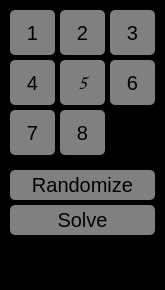
<?xml version="1.0" encoding="UTF-8"?>
<ui version="4.0">
 <class>Form</class>
 <widget class="QWidget" name="Form">
  <property name="geometry">
   <rect>
    <x>0</x>
    <y>0</y>
    <width>165</width>
    <height>290</height>
   </rect>
  </property>
  <property name="windowTitle">
   <string>Form</string>
  </property>
  <property name="styleSheet">
   <string notr="true">background-color: b;</string>
  </property>
  <widget class="QPushButton" name="bt1">
   <property name="geometry">
    <rect>
     <x>10</x>
     <y>10</y>
     <width>45</width>
     <height>45</height>
    </rect>
   </property>
   <property name="styleSheet">
    <string notr="true">background-color:grey;
border-radius: 5px;
border-radius: 5px;
border-radius:5px;
border-color:black;
color: b;
font-family: 'Comic Sans MS';
font-size: 20px;
text-decoration: none;
border:'solid';</string>
   </property>
   <property name="text">
    <string>1</string>
   </property>
  </widget>
  <widget class="QPushButton" name="bt2">
   <property name="geometry">
    <rect>
     <x>60</x>
     <y>10</y>
     <width>45</width>
     <height>45</height>
    </rect>
   </property>
   <property name="styleSheet">
    <string notr="true">background-color:grey;
border-radius: 5px;
border-radius: 5px;
border-radius:5px;
border-color:black;
color: b;
font-family: 'Comic Sans MS';
font-size: 20px;
text-decoration: none;
border:'solid';</string>
   </property>
   <property name="text">
    <string>2</string>
   </property>
  </widget>
  <widget class="QPushButton" name="bt3">
   <property name="geometry">
    <rect>
     <x>110</x>
     <y>10</y>
     <width>45</width>
     <height>45</height>
    </rect>
   </property>
   <property name="styleSheet">
    <string notr="true">background-color:grey;
border-radius: 5px;
border-radius: 5px;
border-radius:5px;
border-color:black;
color: b;
font-family: 'Comic Sans MS';
font-size: 20px;
text-decoration: none;
border:'solid';</string>
   </property>
   <property name="text">
    <string>3</string>
   </property>
  </widget>
  <widget class="QPushButton" name="bt6">
   <property name="geometry">
    <rect>
     <x>110</x>
     <y>60</y>
     <width>45</width>
     <height>45</height>
    </rect>
   </property>
   <property name="styleSheet">
    <string notr="true">background-color:grey;
border-radius: 5px;
border-radius: 5px;
border-radius:5px;
border-color:black;
color: b;
font-family: 'Comic Sans MS';
font-size: 20px;
text-decoration: none;
border:'solid';</string>
   </property>
   <property name="text">
    <string>6</string>
   </property>
  </widget>
  <widget class="QPushButton" name="bt5">
   <property name="geometry">
    <rect>
     <x>60</x>
     <y>60</y>
     <width>45</width>
     <height>45</height>
    </rect>
   </property>
   <property name="font">
    <font>
     <family>Comic Sans MS</family>
     <pointsize>-1</pointsize>
     <underline>false</underline>
     <strikeout>false</strikeout>
    </font>
   </property>
   <property name="styleSheet">
    <string notr="true">background-color:grey;
border-radius: 5px;
border-radius: 5px;
border-radius:5px;
border-color:black;
color: b;
font-family: 'Comic Sans MS';
font-size: 20px;
text-decoration: none;
border:'solid';</string>
   </property>
   <property name="text">
    <string>5</string>
   </property>
  </widget>
  <widget class="QPushButton" name="bt4">
   <property name="geometry">
    <rect>
     <x>10</x>
     <y>60</y>
     <width>45</width>
     <height>45</height>
    </rect>
   </property>
   <property name="styleSheet">
    <string notr="true">background-color:grey;
border-radius: 5px;
border-radius: 5px;
border-radius:5px;
border-color:black;
color: b;
font-family: 'Comic Sans MS';
font-size: 20px;
text-decoration: none;
border:'solid';</string>
   </property>
   <property name="text">
    <string>4</string>
   </property>
  </widget>
  <widget class="QPushButton" name="bt7">
   <property name="geometry">
    <rect>
     <x>10</x>
     <y>110</y>
     <width>45</width>
     <height>45</height>
    </rect>
   </property>
   <property name="styleSheet">
    <string notr="true">background-color:grey;
border-radius: 5px;
border-radius: 5px;
border-radius:5px;
border-color:black;
color: b;
font-family: 'Comic Sans MS';
font-size: 20px;
text-decoration: none;
border:'solid';</string>
   </property>
   <property name="text">
    <string>7</string>
   </property>
  </widget>
  <widget class="QPushButton" name="bt8">
   <property name="geometry">
    <rect>
     <x>60</x>
     <y>110</y>
     <width>45</width>
     <height>45</height>
    </rect>
   </property>
   <property name="styleSheet">
    <string notr="true">background-color:grey;
border-radius: 5px;
border-radius: 5px;
border-radius:5px;
border-color:black;
color: b;
font-family: 'Comic Sans MS';
font-size: 20px;
text-decoration: none;
border:'solid';</string>
   </property>
   <property name="text">
    <string>8</string>
   </property>
  </widget>
  <widget class="QPushButton" name="btsol">
   <property name="geometry">
    <rect>
     <x>10</x>
     <y>205</y>
     <width>145</width>
     <height>30</height>
    </rect>
   </property>
   <property name="styleSheet">
    <string notr="true">background-color:grey;
border-radius: 5px;
border-radius: 5px;
border-radius:5px;
border-color:black;
color: b;
font-family: 'Comic Sans MS';
font-size: 20px;
text-decoration: none;
border:'solid';</string>
   </property>
   <property name="text">
    <string>Solve</string>
   </property>
  </widget>
  <widget class="QLabel" name="movesLab">
   <property name="geometry">
    <rect>
     <x>10</x>
     <y>240</y>
     <width>140</width>
     <height>16</height>
    </rect>
   </property>
   <property name="font">
    <font>
     <family>comic sans ms</family>
    </font>
   </property>
   <property name="styleSheet">
    <string notr="true">color:grey; font-family:'comic sans ms'</string>
   </property>
   <property name="text">
    <string/>
   </property>
   <property name="alignment">
    <set>Qt::AlignCenter</set>
   </property>
  </widget>
  <widget class="QLabel" name="timeLab">
   <property name="geometry">
    <rect>
     <x>10</x>
     <y>261</y>
     <width>140</width>
     <height>16</height>
    </rect>
   </property>
   <property name="font">
    <font>
     <family>comic sans ms</family>
    </font>
   </property>
   <property name="styleSheet">
    <string notr="true">color:grey; font-family:'comic sans ms'</string>
   </property>
   <property name="text">
    <string/>
   </property>
   <property name="alignment">
    <set>Qt::AlignCenter</set>
   </property>
  </widget>
  <widget class="QPushButton" name="btrand">
   <property name="geometry">
    <rect>
     <x>10</x>
     <y>170</y>
     <width>145</width>
     <height>30</height>
    </rect>
   </property>
   <property name="styleSheet">
    <string notr="true">background-color:grey;
border-radius: 5px;
border-radius: 5px;
border-radius:5px;
border-color:black;
color: b;
font-family: 'Comic Sans MS';
font-size: 20px;
text-decoration: none;
border:'solid';</string>
   </property>
   <property name="text">
    <string>Randomize</string>
   </property>
  </widget>
 </widget>
 <resources/>
 <connections/>
</ui>
